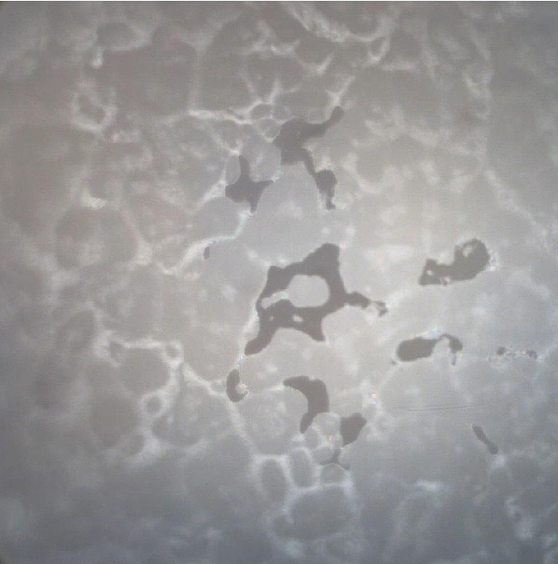
#> input picture Sahli method/SS[9@OG%5WF@9B01N@AX(6P.png, 1116 x 1128 px, found by its file name (shown at 1/2 size)
$ python Minimum_error_method1.py
#> lines starting #> are read from the running program, lines starting #| are printed output that depends on the picture; after the words box and inside, x2 and y2 are one past the last pixel; in counts of white or black regions, pixels touching at a corner belong together
import numpy as np
from tqdm import tqdm
import math
import cv2
#使用原文中简化的公式进行
#Kittler_1986_Minimum error thresholding 公式(15)
#code
def get_hist(img_gray,l = 8):
    '''
    param : img_gray is a mat
            l is the bit of the image
    return : histogram of img_gray
    '''
    hist, bins = np.histogram(img_gray.ravel(), bins=2**l, range=(0, 2**l))
    p = hist/sum(hist)
    return p

def get_pixels(img_gray,l = 8):
    '''
    param : img_gray is a mat
            l is the bit of the image
    return : number for each gray
    '''
    hist, bins = np.histogram(img_gray.ravel(), bins=2**l, range=(0, 2**l))
    pixel = hist
    return pixel

def GetValues(p,A_star_list,Sub_A_star_list,l = 8):
    '''
    param:   A_star_list[k] is A*(k)
        also Sub_A_star_list[k] is 1 - A*(k)
        p is histgram of img_gray
    return g1_list,g2_list,std_dev1_list,std_dev2_list
    '''
    g1_list       = [0 for k in range(2**l)]
    g2_list       = [0 for k in range(2**l)]
    std_dev1_list = [0 for k in range(2**l)]
    std_dev2_list = [0 for k in range(2**l)]
    for k in range(0,2**l):
        acc1 = 0
        if A_star_list[k] != 0:
            for g1 in range(k):
                acc1 += g1 * p[g1]/A_star_list[k]
        g1_list[k] = acc1

        acc2 = 0
        if Sub_A_star_list[k] != 0:
            for g2 in range(k,2**l):
                acc2 += g2 * p[g2]/Sub_A_star_list[k]
        g2_list[k] = acc2
        ### reference
        acc3 = 0
        if A_star_list[k] != 0:
            for g in range(k):
                acc3 += (g - g1_list[k])**2 * p[g]/A_star_list[k]
        std_dev1_list[k] = acc3
        acc4 = 0
        if Sub_A_star_list[k] != 0:
            for g in range(k,2**l):
                acc4 += (g - g2_list[k])**2 * p[g]/Sub_A_star_list[k]
        std_dev2_list[k] = acc4

    return std_dev1_list,std_dev2_list


def Get_G(u):
    '''
    '''
    if u == 1:
        res = 0
    else:
        res = -u * math.log(u) - (1 - u) * math.log(1 - u)
    return res

def Get_J_List(std_dev1_list,std_dev2_list,A_star_list,Sub_A_star_list,l):
    '''
    Reference paper[1] 30
    '''
    J_list = [0 for _ in range(2**l)]
    for k in range(2**l):
        J_list[k] = J(A_star_list[k],Sub_A_star_list[k],std_dev1_list[k],std_dev2_list[k])
    return J_list

def J(A_star,Sub_A_star,std_dev1,std_dev2):
    '''
    Get function J
    '''
    '''When the variance is zero, it will lead to the following log operation error.
    However, we notice that there is no optimal segmentation threshold above [0, k]
    because the variance of gray level from zero to k is zero on the histogram
    and the value of each point is equal to its average value.
    '''
    if std_dev1 == 0 or std_dev2 == 0:
        res = 1e10
    else:
        item1_2 = 0 if A_star == 0 else A_star * math.log(A_star)
        item2_2 = 0 if A_star == 0 else Sub_A_star * math.log(Sub_A_star)

        res = 1 + 2 * (A_star * math.log(std_dev1 ** 0.5) + Sub_A_star * math.log(std_dev2 ** 0.5))\
                - 2 * (item1_2                            + item2_2)
    return res


def KI1986(img_gray,l = 8):
    '''
    method: Minimum_error_method0
    param : img_gray mat
            l is the bit of the image
    return: k(threshold) and binary_image_mat
    '''
    # Reference:paper [1]
    # Begin  ###################################################
    # Get the histogram of img_gray
    p = get_hist(img_gray,l)
    pixels = get_pixels(img_gray,l)
    A_star_list     = [sum(pixels[0:k+1])/sum(pixels) for k in range(2**l)]

    Sub_A_star_list = [1 - A_star for A_star in A_star_list]

    std_dev1_list,std_dev2_list  = GetValues(p,A_star_list,Sub_A_star_list,l)
    J_list = Get_J_List(std_dev1_list,std_dev2_list,A_star_list,Sub_A_star_list,l)
    k = np.argmin(J_list)
    _ , binary = cv2.threshold(img_gray, k, 2**l - 1, cv2.THRESH_BINARY)
    return k,binary


if __name__ == "__main__":
    # img_concat_RGB_and_Binary(1)
    path = r"Sahli method\SS[9@OG%5WF@9B01N@AX(6P.png"
    img = cv2.imread(path)
#> img is the input picture: shape (1128, 1116, 3); mean B, G, R 152.6, 152.4, 153.8
    # img = cv2.resize(img,(400,400))
    gray_img = cv2.cvtColor(img,cv2.COLOR_BGR2GRAY)
    ret,b  = KI1986(gray_img)
#> in get_hist, `hist, bins = np.histogram(img_gray.ravel(), bins=2**l, range=(0, 2**l))`: hist = 256 values, max 25976 at index 134, min 0 at index 0, mean 4917.4; bins = 257 values from 0 to 256
#> in get_hist, `p = hist/sum(hist)`: p = 256 values, max 0.0206 at index 134, min 0 at index 0, mean 0.00391
#> in get_pixels, `hist, bins = np.histogram(img_gray.ravel(), bins=2**l, range=(0, 2**l))`: bins = 257 values from 0 to 256
#> in get_pixels, `pixel = hist`: pixel has the same summary as hist in get_hist
#> in KI1986, `pixels = get_pixels(img_gray,l)`: pixels has the same summary as hist in get_hist
#> in KI1986, `A_star_list     = [sum(pixels[0:k+1])/sum(pixels) for k in range(2**l)]`: A_star_list = 256 values from 0 to 1
#> in KI1986, `Sub_A_star_list = [1 - A_star for A_star in A_star_list]`: Sub_A_star_list = 256 values, max 1 at index 0, min 0 at index 255, mean 0.597
#> after the loop in GetValues, `for k in range(0,2**l):`: g1_list = 256 values, max 152.7 at index 237, min 0 at index 0, mean 90.09; g2_list = 256 values, max 401.6 at index 220, min 0 at index 255, mean 185.6; std_dev1_list = 256 values, max 1134.7 at index 100, min 0 at index 0, mean 262.8; std_dev2_list = 256 values, max 49838.4 at index 220, min 0 at index 255, mean 707.2
#> after the loop in Get_J_List, `for k in range(2**l):`: J_list = 256 values, max 1e+10 at index 0, min 7.39 at index 237, mean 2.5e+09
#> in KI1986, `k = np.argmin(J_list)`: k = 237
#> in KI1986, `_ , binary = cv2.threshold(img_gray, k, 2**l - 1, cv2.THRESH_BINARY)`:
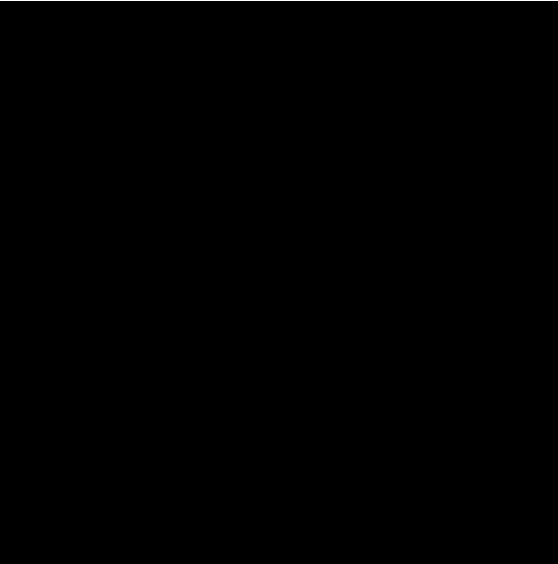
#> binary: shape (1128, 1116) (shown at 1/2 size); 0.09% white in thin lines or dots, all inside (x1, y1, x2, y2) = (0, 0, 1116, 1)
#> ret = 237
    cv2.imshow(f"2:{ret}",b)
    print(f"thresh:{ret}")
#| thresh:237
    cv2.imshow("o",img)
    cv2.waitKey(0)

'''
#References:
[1] A Revisit of Various Thresholding Methods for Segmenting the Contact Area Images

#log:

'''

$ run again, with Sahli method/asd.png copied over Sahli method/SS[9@OG%5WF@9B01N@AX(6P.png
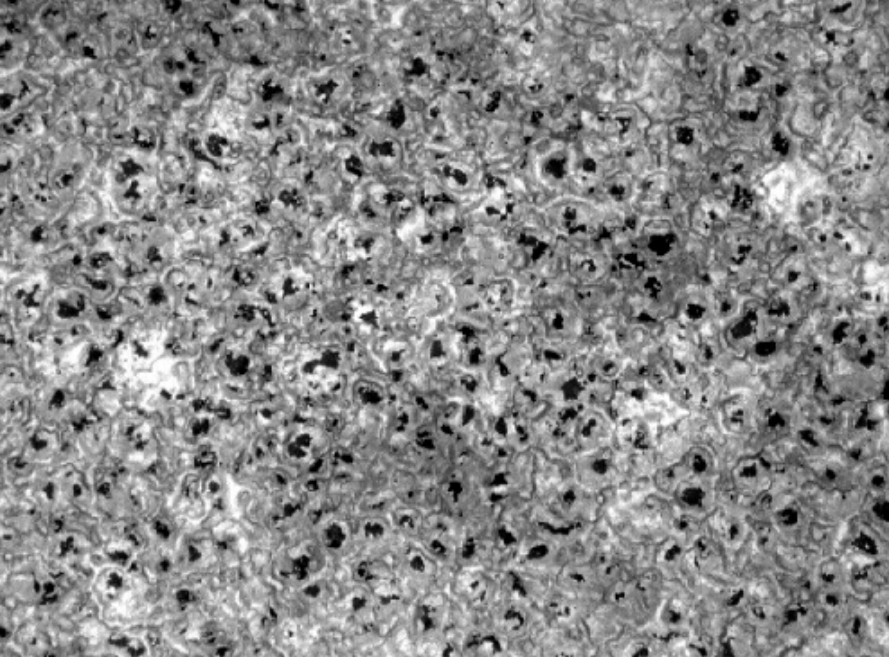
#> input picture Sahli method/asd.png, 889 x 657 px, found by its file name
#> img is the input picture: shape (657, 889, 3); min 0, max 255, mean 137.1
#> in get_hist, `hist, bins = np.histogram(img_gray.ravel(), bins=2**l, range=(0, 2**l))`: hist = 256 values, max 6126 at index 147, min 4 at index 255, mean 2281.5; bins = 257 values from 0 to 256
#> in get_hist, `p = hist/sum(hist)`: p = 256 values, max 0.0105 at index 147, min 6.85e-06 at index 255, mean 0.00391
#> in get_pixels, `hist, bins = np.histogram(img_gray.ravel(), bins=2**l, range=(0, 2**l))`: bins = 257 values from 0 to 256
#> pixel has the same summary as hist in get_hist
#> pixels has the same summary as hist in get_hist
#> A_star_list = 256 values from 0.00322 to 1
#> Sub_A_star_list = 256 values, max 0.997 at index 0, min 0 at index 255, mean 0.535
#> after the loop in GetValues, `for k in range(0,2**l):`: g1_list = 256 values from 0 to 137.1; g2_list = 256 values, max 8954.5 at index 254, min 0 at index 255, mean 220.2; std_dev1_list = 256 values from 0 to 2042.6; std_dev2_list = 256 values, max 2.67e+09 at index 254, min 0 at index 255, mean 10428071.1
#> in KI1986, `std_dev1_list,std_dev2_list  = GetValues(p,A_star_list,Sub_A_star_list..`: std_dev1_list = 256 values from 0 to 2042.6
#> the loop in Get_J_List, `for k in range(2**l):` made 256 passes
#> (item1_2 in J, item2_2 in J, res in J) on passes 3 to 5: (-0.031, -0.00604, 8.6), (-0.0353, -0.00713, 8.6), (-0.0394, -0.00818, 8.6)
#> after the loop in Get_J_List, `for k in range(2**l):`: J_list = 256 values, max 1e+10 at index 0, min 8.56 at index 41, mean 117187508.7
#> k = 41
#> in KI1986, `_ , binary = cv2.threshold(img_gray, k, 2**l - 1, cv2.THRESH_BINARY)`:
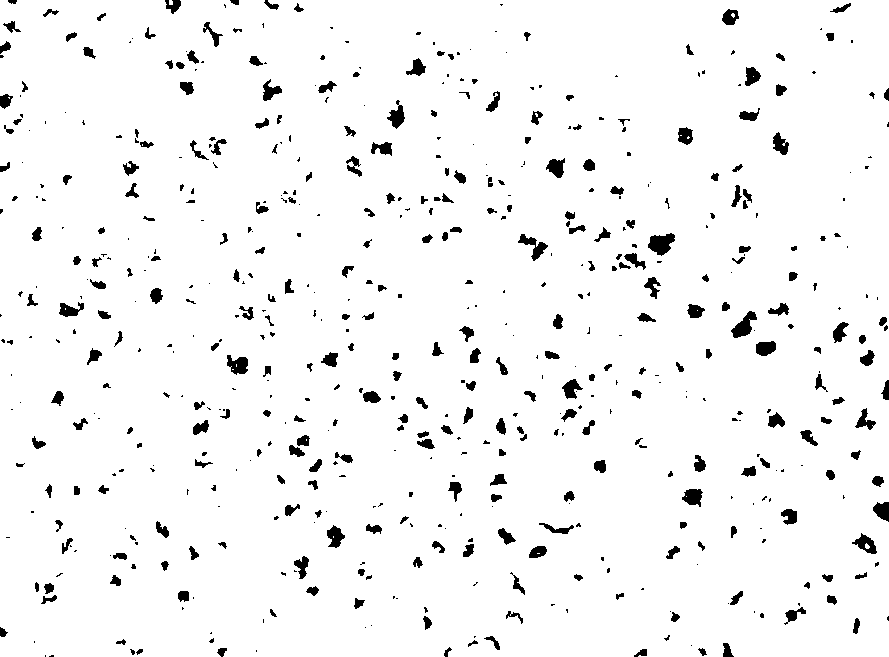
#> binary: shape (657, 889); 95.7% white; 589 black regions (294 under 20 px), largest, box (x1, y1, x2, y2) and area: (648, 233, 675, 256) 396, (731, 311, 757, 338) 340, (518, 234, 548, 261) 288
#| thresh:41
